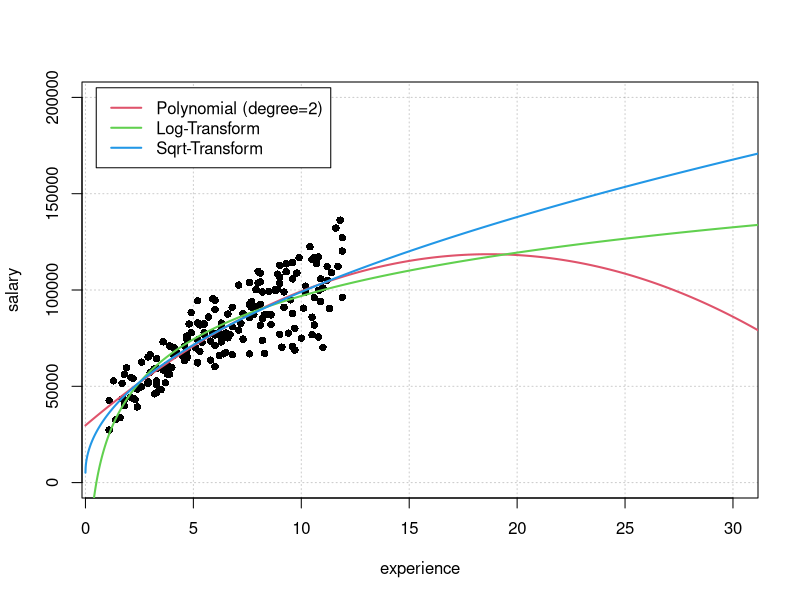
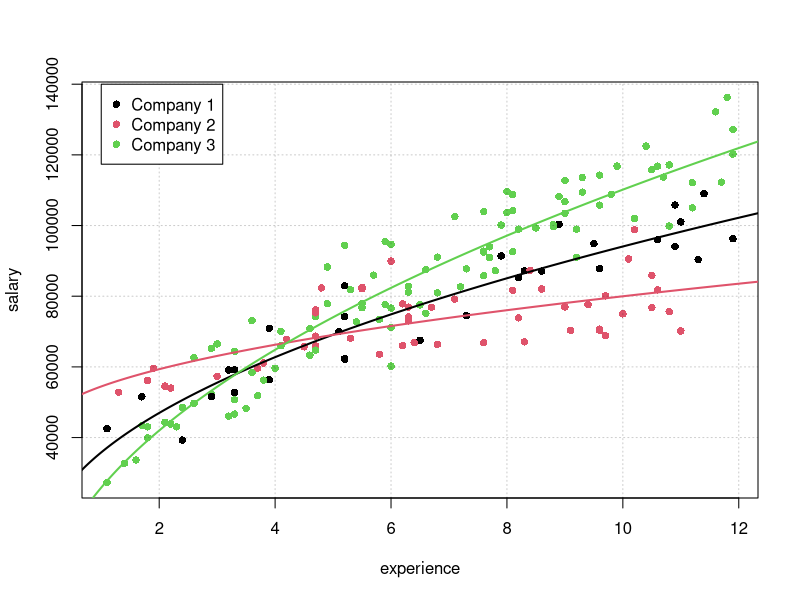

Write the R code that produced these figures, in order.
library(data.table)
wages <- fread('data/wages.csv')


# graphics functions ---------------------
# plot experience vs salary
plotWages <- function(...) {
  plot(wages[, .(experience, salary)], pch=16, ...)  
  grid(col = rgb(0,0,0,0.2))
}

# plot fitted model 
plotWagesFit <- function(formula, DT, ...) {
  x <- seq(0,50, 0.01)
  fit <- lm(formula, DT)
  preds <- predict(fit, data.table(experience=x))
  lines(x, preds, lwd=2, ...)
}


# monotonic transformations ---------------------
plotWages(xlim=c(1, 30), ylim=c(1, 200000))
plotWagesFit(salary~poly(experience, 2), wages, col=2)
plotWagesFit(salary~ log(experience),    wages, col=3)
plotWagesFit(salary~sqrt(experience),    wages, col=4)
legend(0.5, 2.05e5, lwd=2, col=2:4, legend = c(
  "Polynomial (degree=2)", "Log-Transform", "Sqrt-Transform"))


# one-hot-encoding and feature interactions ---------------------
wages[, company_1 := (company==1)]
wages[, company_2 := (company==2)]
wages[, company_3 := (company==3)]

# make feature interactions
wages[, interaction_1 := sqrt(experience)*company_1]
wages[, interaction_2 := sqrt(experience)*company_2]
wages[, interaction_3 := sqrt(experience)*company_3]

# fit model with all features
fit_fe <- lm(salary~-1+company_1+company_2+company_3+
               interaction_1+interaction_2+interaction_3, wages)

# view preditions
plotWages(col=wages$company)
for (i in 1:3) {
  
  # initialize interactions
  tmp <- data.table(experience=seq(0,50, 0.01))
  tmp[, paste0("company_", 1:3) := F]  
  tmp[, paste0("interaction_", 1:3) := 0]
  
  # create specified interaction
  set(tmp, j=paste0("company_", i), value=T)
  set(tmp, j=paste0("interaction_", i), value=sqrt(tmp$experience))
  
  # add model predictions
  lines(tmp$experience, predict(fit_fe, tmp), col=i, lwd=2)  
}
legend(1, 1.4e5, legend = paste0("Company ", 1:3), pch=16, col=1:3)

